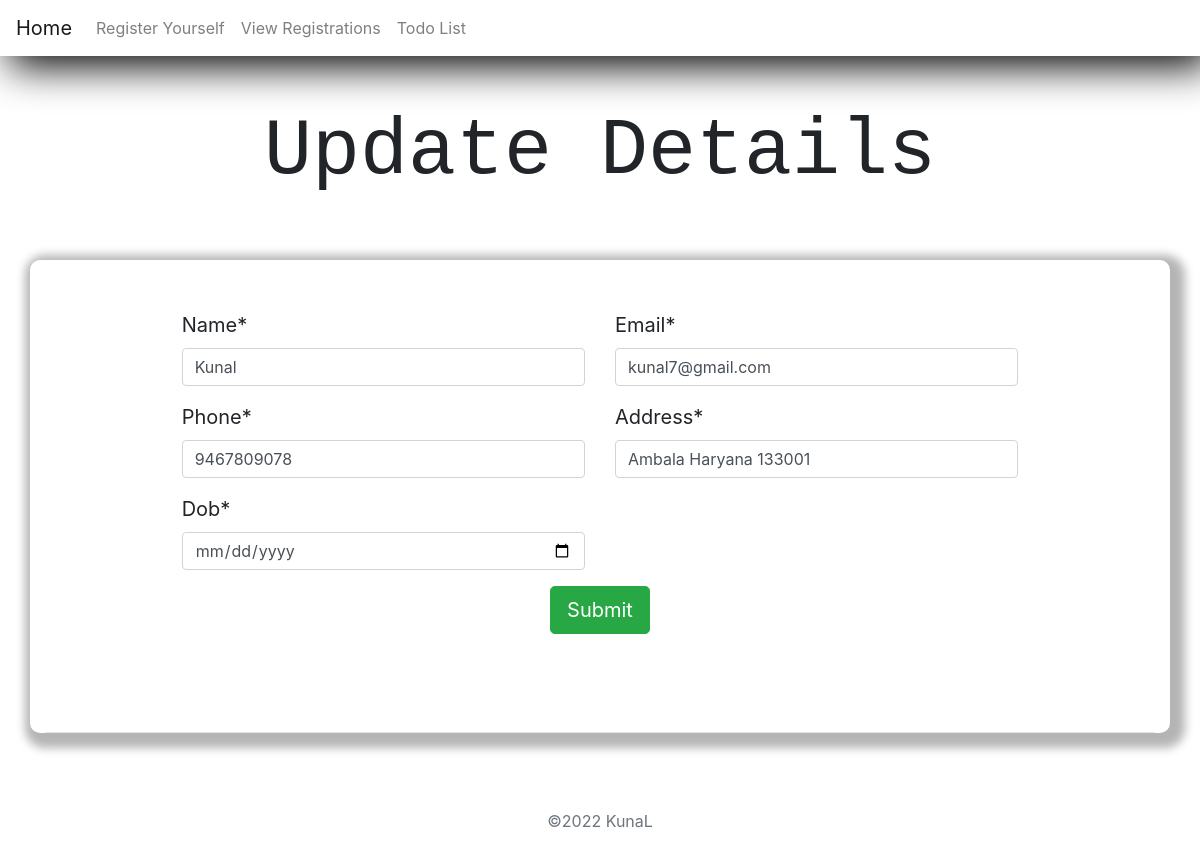
Page /update3 on the committed database.
### crud_app/models.py (models this page shows, shortened)
class Detail(models.Model):
    name = models.CharField(max_length=40)
    email = models.EmailField()
    phone = models.BigIntegerField()
    address = models.TextField(max_length=150)
    rtime = models.DateTimeField(auto_now_add=True)
    dob = models.DateField(null=True)

### crud_app/views.py (the view)
# urls.py: path('update<int:id>', views.update , name="update"),
def update(request,id):
    if request.method == "GET":
        s = Detail.objects.get(id=id)
        form = Detail_form(instance=s)
        return render(request,'updatedata.html',{'s':form})
    else:
        s = Detail.objects.get(id=id)
        form = Detail_form(request.POST,instance=s)
        if form.is_valid():
            form.save()
            return redirect('showdata')

### crud_app/forms.py
class Detail_form(forms.ModelForm):
    class Meta:
        model = Detail
        fields = "__all__"
        widgets = {
            'name' : TextInput(attrs={'placeholder' : 'Enter Your Name'}),
            'email' : EmailInput(attrs={'placeholder' : 'Enter Your Email address'}),
            'phone' : NumberInput(attrs={'placeholder' : 'Enter Your Phone Number'}),
            'address': TextInput(attrs={'placeholder': 'Enter Your Address'}),
            'dob': DateInput(),
        }

### templates/updatedata.html (shortened to what this page needs)
{% extends 'base.html' %}
{% load crispy_forms_tags %}
{% block content %}
<body>
    {% load crispy_forms_tags %}
    <br><br>
    <h1 class="text-center text-monospace">Update Details</h1>
    <div class="container boxshadow">
        <form class="form-group my-5" method="post">
            <div class="row">
                <div class="col-md-1"></div>
                <div class="col-md-5">
                    {{s.name|as_crispy_field}}
                </div>
                <div class="col-md-5">
                    {{s.email|as_crispy_field}}
                </div>
            </div>
            <div class="row">
                <div class="col-md-1"></div>
                <div class="col-md-5">
                    {{s.phone|as_crispy_field}}
                    {{s.dob|as_crispy_field}}
                </div>
                <div class="col-md-5">
                    {{s.address|as_crispy_field}}
                </div>
            </div>
            <div class="text-center">
                <button class="btn btn-success btn-lg " type="submit">Submit</button>
            </div>
        </form>
        <hr>
    </div>
    {% endblock %}

### templates/updatedata.html (style rules this page uses)
* { box-sizing: border-box; }
body { background: url("https://pixabay.com/get/g0cfb6df68a5899603ec127425d2aa02fc190c6a1caea729d23c6b828d1b9f35c75c468443be7a29e8545746492b24d110d5452f5d65c84d27ab98cae7b1d1a3e_1920.png"); background-repeat: no-repeat; }
.boxshadow { box-shadow: 5px 5px 10px 10px rgba(0, 0, 0, 0.295); border-radius: 10px; backdrop-filter: blur(3px); font-size: 20px; }
h1.text-center { font-size: 80px; }
.container { margin: 5% auto; }
form.form-group { padding: 50px; }

### rows in the picture
Detail: name "Kunal", email "kunal7@gmail.com", phone "9467809078", address "Ambala Haryana 133001"
